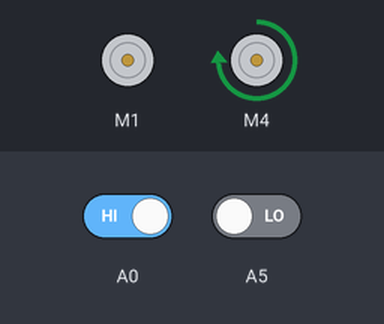
A sketch run on a simulated Arduino Uno, built with avr-gcc and run on an emulated ATmega328P. Shown: 2 × DC motor (green arrow = forward, orange = backward, longer = faster). The test bench sets the inputs (shaded band); at power-on: A5 LOW, A0 HIGH.

Above: at 1.2 s.
1.3 s: A5 driven HIGH
At 2.5 s:
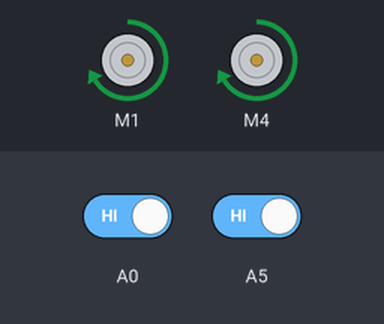
2.8 s: A0 driven LOW
At 3.9 s:
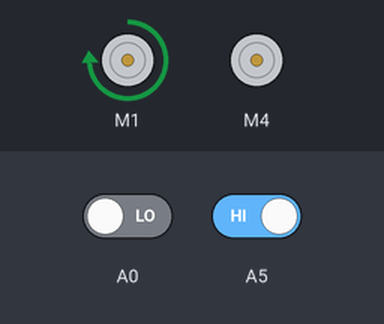
4.3 s: A0 driven HIGH
At 5.0 s:
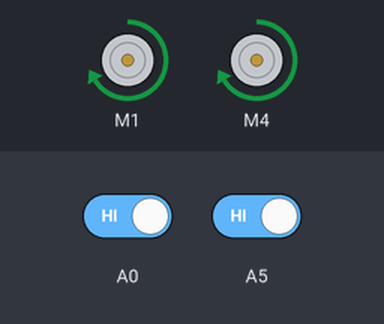
5.8 s: A5 driven LOW
At 6.2 s:
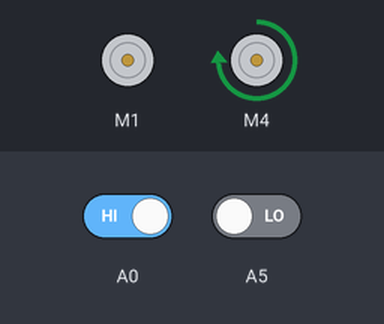
Timing chart, 0 to 8.3 s (numbered marks = the images above; inputs shaded):
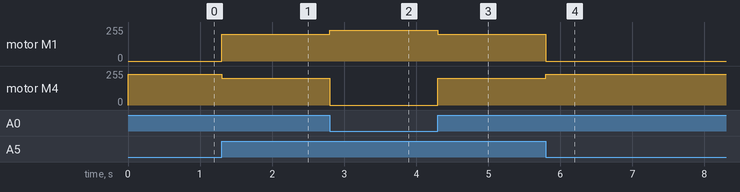

The sketch:

_____________.ino
```cpp
#include<SoftwareSerial.h>
#include<AFMotor.h>
AF_DCMotor motor_L(1);
AF_DCMotor motor_R(4);

void setup(){
  motor_L.setSpeed(200);
  motor_L.run(RELEASE);
  motor_R.setSpeed(200);
  motor_R.run(RELEASE);
}

void loop(){
  int val1 = digitalRead(A0);
  int val2 = digitalRead(A5);

    if (val1 == 0 && val2 == 0){
      motor_L.run(FORWARD);
      motor_R.run(FORWARD);
    }
    else if (val1 == 0 & val2 == 1){//  우회전
      motor_L.setSpeed(230);
      motor_R.setSpeed(0);
      motor_L.run(FORWARD);
      motor_R.run(FORWARD);
    }
    else if (val1 == 1 && val2 == 0){ // 좌회전
      motor_L.setSpeed(0);
      motor_R.setSpeed(230);
      motor_L.run(FORWARD);
      motor_R.run(FORWARD);
    }

    else if (val1 == 1 && val2 == 1){
      motor_L.setSpeed(200);
      motor_R.setSpeed(200);
      motor_L.run(FORWARD);
      motor_R.run(FORWARD);
    }
}
//46 (150,30) ,40 (180,0), 38 (190,0), 34 (210,0), 34 (210,20)    32 (220,0) 33 (220,10)=== 30 (220,20) ==== 32 (230,0)배터리 교체 후 28, 30 (230,20)
// 풀 배터리 28 (210,0) ---> 30      32(190,0)
// 왼쪽 바퀴 배터리 2개 교체, 배터리 차이가 심함 2초
// 베스트= 풀 배터리 (230,0) 26초
// 센서 위치 조정 (1)
// 센서 위치 조정 (2) 19 (230,0  , 200 200)
```

Measured:
- after the input at 1.3 s, motor M1: stopped → forward 200/255 at once; motor M4: forward 230/255 → forward 200/255 at once
- after the input at 2.8 s, motor M1: forward 200/255 → forward 230/255 at once; motor M4: forward 200/255 → stopped at once
- after the input at 4.3 s, motor M1: forward 230/255 → forward 200/255 at once; motor M4: stopped → forward 200/255 at once
- after the input at 5.8 s, motor M1: forward 200/255 → stopped at once; motor M4: forward 200/255 → forward 230/255 at once
